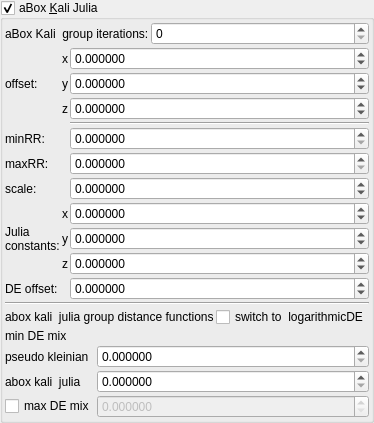
    <widget class="MyGroupBox" name="groupCheck_transf_function_enabledF_false">
     <property name="font">
      <font>
       <weight>50</weight>
       <bold>false</bold>
      </font>
     </property>
     <property name="toolTip">
      <string/>
     </property>
     <property name="title">
      <string>aBox &amp;Kali Julia</string>
     </property>
     <property name="checkable">
      <bool>true</bool>
     </property>
     <layout class="QVBoxLayout" name="verticalLayout_30" stretch="0,0,0,0,0">
      <property name="spacing">
       <number>2</number>
      </property>
      <property name="leftMargin">
       <number>2</number>
      </property>
      <property name="topMargin">
       <number>2</number>
      </property>
      <property name="rightMargin">
       <number>2</number>
      </property>
      <property name="bottomMargin">
       <number>2</number>
      </property>
      <item>
       <layout class="QGridLayout" name="gridLayout_20" columnstretch="0,1">
        <item row="1" column="0">
         <widget class="QLabel" name="label_46">
          <property name="text">
           <string>aBox Kali  group iterations:</string>
          </property>
         </widget>
        </item>
        <item row="1" column="1">
         <widget class="MySpinBox" name="spinboxInt_transf_int_16">
          <property name="sizePolicy">
           <sizepolicy hsizetype="Minimum" vsizetype="Maximum">
            <horstretch>0</horstretch>
            <verstretch>0</verstretch>
           </sizepolicy>
          </property>
          <property name="maximum">
           <number>999</number>
          </property>
         </widget>
        </item>
       </layout>
      </item>
      <item>
       <layout class="QGridLayout" name="gridLayout_27" columnstretch="0,0,1">
        <item row="3" column="2">
         <widget class="Line" name="line_21">
          <property name="orientation">
           <enum>Qt::Horizontal</enum>
          </property>
         </widget>
        </item>
        <item row="8" column="2">
         <widget class="MyDoubleSpinBox" name="spinbox3_transf_offsetF_000_y">
          <property name="sizePolicy">
           <sizepolicy hsizetype="Minimum" vsizetype="Maximum">
            <horstretch>0</horstretch>
            <verstretch>0</verstretch>
           </sizepolicy>
          </property>
          <property name="decimals">
           <number>6</number>
          </property>
          <property name="minimum">
           <double>-99.989999999999995</double>
          </property>
          <property name="maximum">
           <double>99.989999999999995</double>
          </property>
          <property name="singleStep">
           <double>0.100000000000000</double>
          </property>
         </widget>
        </item>
        <item row="1" column="2">
         <widget class="MyDoubleSpinBox" name="spinbox3_transf_addition_constant_0555_y">
          <property name="sizePolicy">
           <sizepolicy hsizetype="Minimum" vsizetype="Maximum">
            <horstretch>0</horstretch>
            <verstretch>0</verstretch>
           </sizepolicy>
          </property>
          <property name="decimals">
           <number>6</number>
          </property>
          <property name="minimum">
           <double>-99.989999999999995</double>
          </property>
          <property name="maximum">
           <double>99.989999999999995</double>
          </property>
          <property name="singleStep">
           <double>0.100000000000000</double>
          </property>
         </widget>
        </item>
        <item row="0" column="1">
         <widget class="QLabel" name="label_41">
          <property name="text">
           <string notr="true">x</string>
          </property>
         </widget>
        </item>
        <item row="10" column="0">
         <widget class="QLabel" name="label_275">
          <property name="font">
           <font>
            <weight>50</weight>
            <bold>false</bold>
           </font>
          </property>
          <property name="text">
           <string>DE offset:</string>
          </property>
         </widget>
        </item>
        <item row="6" column="2">
         <widget class="MyDoubleSpinBox" name="spinbox_transf_scale_015">
          <property name="sizePolicy">
           <sizepolicy hsizetype="Minimum" vsizetype="Maximum">
            <horstretch>0</horstretch>
            <verstretch>0</verstretch>
           </sizepolicy>
          </property>
          <property name="prefix">
           <string/>
          </property>
          <property name="suffix">
           <string/>
          </property>
          <property name="decimals">
           <number>6</number>
          </property>
          <property name="minimum">
           <double>-99.989999999999995</double>
          </property>
          <property name="maximum">
           <double>99.989999999999995</double>
          </property>
          <property name="singleStep">
           <double>0.100000000000000</double>
          </property>
         </widget>
        </item>
        <item row="4" column="0">
         <widget class="QLabel" name="label_167">
          <property name="text">
           <string>minRR:</string>
          </property>
         </widget>
        </item>
        <item row="10" column="2">
         <widget class="MyDoubleSpinBox" name="spinbox_analyticDE_offset_1">
          <property name="sizePolicy">
           <sizepolicy hsizetype="Minimum" vsizetype="Maximum">
            <horstretch>0</horstretch>
            <verstretch>0</verstretch>
           </sizepolicy>
          </property>
          <property name="font">
           <font>
            <weight>50</weight>
            <bold>false</bold>
           </font>
          </property>
          <property name="prefix">
           <string/>
          </property>
          <property name="suffix">
           <string/>
          </property>
          <property name="decimals">
           <number>6</number>
          </property>
          <property name="minimum">
           <double>-99.000000000000000</double>
          </property>
          <property name="maximum">
           <double>99.989999999999995</double>
          </property>
          <property name="singleStep">
           <double>0.010000000000000</double>
          </property>
         </widget>
        </item>
        <item row="6" column="0">
         <widget class="QLabel" name="label_171">
          <property name="text">
           <string>scale:</string>
          </property>
         </widget>
        </item>
        <item row="2" column="2">
         <widget class="MyDoubleSpinBox" name="spinbox3_transf_addition_constant_0555_z">
          <property name="sizePolicy">
           <sizepolicy hsizetype="Minimum" vsizetype="Maximum">
            <horstretch>0</horstretch>
            <verstretch>0</verstretch>
           </sizepolicy>
          </property>
          <property name="decimals">
           <number>6</number>
          </property>
          <property name="minimum">
           <double>-99.989999999999995</double>
          </property>
          <property name="maximum">
           <double>99.989999999999995</double>
          </property>
          <property name="singleStep">
           <double>0.100000000000000</double>
          </property>
         </widget>
        </item>
        <item row="0" column="2">
         <widget class="MyDoubleSpinBox" name="spinbox3_transf_addition_constant_0555_x">
          <property name="sizePolicy">
           <sizepolicy hsizetype="Minimum" vsizetype="Maximum">
            <horstretch>0</horstretch>
            <verstretch>0</verstretch>
           </sizepolicy>
          </property>
          <property name="prefix">
           <string/>
          </property>
          <property name="decimals">
           <number>6</number>
          </property>
          <property name="minimum">
           <double>-99.989999999999995</double>
          </property>
          <property name="singleStep">
           <double>0.100000000000000</double>
          </property>
         </widget>
        </item>
        <item row="5" column="2">
         <widget class="MyDoubleSpinBox" name="spinbox_transf_maxR2_1">
          <property name="sizePolicy">
           <sizepolicy hsizetype="Minimum" vsizetype="Maximum">
            <horstretch>0</horstretch>
            <verstretch>0</verstretch>
           </sizepolicy>
          </property>
          <property name="prefix">
           <string/>
          </property>
          <property name="suffix">
           <string/>
          </property>
          <property name="decimals">
           <number>6</number>
          </property>
          <property name="minimum">
           <double>0.000000000000000</double>
          </property>
          <property name="maximum">
           <double>99.989999999999995</double>
          </property>
          <property name="singleStep">
           <double>0.100000000000000</double>
          </property>
         </widget>
        </item>
        <item row="5" column="0">
         <widget class="QLabel" name="label_168">
          <property name="text">
           <string>maxRR:</string>
          </property>
         </widget>
        </item>
        <item row="1" column="1">
         <widget class="QLabel" name="label_44">
          <property name="text">
           <string notr="true">y</string>
          </property>
         </widget>
        </item>
        <item row="7" column="2">
         <widget class="MyDoubleSpinBox" name="spinbox3_transf_offsetF_000_x">
          <property name="sizePolicy">
           <sizepolicy hsizetype="Minimum" vsizetype="Maximum">
            <horstretch>0</horstretch>
            <verstretch>0</verstretch>
           </sizepolicy>
          </property>
          <property name="prefix">
           <string/>
          </property>
          <property name="decimals">
           <number>6</number>
          </property>
          <property name="minimum">
           <double>-99.989999999999995</double>
          </property>
          <property name="singleStep">
           <double>0.100000000000000</double>
          </property>
         </widget>
        </item>
        <item row="7" column="1">
         <widget class="QLabel" name="label_48">
          <property name="text">
           <string notr="true">x</string>
          </property>
         </widget>
        </item>
        <item row="1" column="0">
         <widget class="QLabel" name="label_106">
          <property name="text">
           <string>offset:</string>
          </property>
         </widget>
        </item>
        <item row="2" column="1">
         <widget class="QLabel" name="label_43">
          <property name="text">
           <string notr="true">z</string>
          </property>
         </widget>
        </item>
        <item row="4" column="2">
         <widget class="MyDoubleSpinBox" name="spinbox_transf_minR2_p25">
          <property name="sizePolicy">
           <sizepolicy hsizetype="Minimum" vsizetype="Maximum">
            <horstretch>0</horstretch>
            <verstretch>0</verstretch>
           </sizepolicy>
          </property>
          <property name="prefix">
           <string/>
          </property>
          <property name="suffix">
           <string/>
          </property>
          <property name="decimals">
           <number>6</number>
          </property>
          <property name="minimum">
           <double>0.000000000000000</double>
          </property>
          <property name="maximum">
           <double>99.989999999999995</double>
          </property>
          <property name="singleStep">
           <double>0.100000000000000</double>
          </property>
         </widget>
        </item>
        <item row="9" column="2">
         <widget class="MyDoubleSpinBox" name="spinbox3_transf_offsetF_000_z">
          <property name="sizePolicy">
           <sizepolicy hsizetype="Minimum" vsizetype="Maximum">
            <horstretch>0</horstretch>
            <verstretch>0</verstretch>
           </sizepolicy>
          </property>
          <property name="decimals">
           <number>6</number>
          </property>
          <property name="minimum">
           <double>-99.989999999999995</double>
          </property>
          <property name="maximum">
           <double>99.989999999999995</double>
          </property>
          <property name="singleStep">
           <double>0.100000000000000</double>
          </property>
         </widget>
        </item>
        <item row="8" column="1">
         <widget class="QLabel" name="label_51">
          <property name="text">
           <string notr="true">y</string>
          </property>
         </widget>
        </item>
        <item row="9" column="1">
         <widget class="QLabel" name="label_60">
          <property name="text">
           <string notr="true">z</string>
          </property>
         </widget>
        </item>
        <item row="7" column="0" rowspan="3">
         <widget class="QLabel" name="label_107">
          <property name="text">
           <string>Julia
constants:</string>
          </property>
         </widget>
        </item>
       </layout>
      </item>
      <item>
       <widget class="Line" name="line_2">
        <property name="orientation">
         <enum>Qt::Horizontal</enum>
        </property>
       </widget>
      </item>
      <item>
       <layout class="QHBoxLayout" name="horizontalLayout_14" stretch="0,0">
        <item>
         <widget class="QLabel" name="label_276">
          <property name="font">
           <font>
            <weight>50</weight>
            <bold>false</bold>
           </font>
          </property>
          <property name="text">
           <string>abox kali  julia group distance functions</string>
          </property>
         </widget>
        </item>
        <item>
         <widget class="MyCheckBox" name="checkBox_transf_function_enabledT_false">
          <property name="text">
           <string notr="true">switch to  logarithmicDE</string>
          </property>
         </widget>
        </item>
       </layout>
      </item>
      <item>
       <layout class="QGridLayout" name="gridLayout_26" columnstretch="0,1">
        <item row="3" column="1">
         <widget class="MyDoubleSpinBox" name="spinbox_transf_offset_0005">
          <property name="enabled">
           <bool>false</bool>
          </property>
          <property name="sizePolicy">
           <sizepolicy hsizetype="Minimum" vsizetype="Maximum">
            <horstretch>0</horstretch>
            <verstretch>0</verstretch>
           </sizepolicy>
          </property>
          <property name="prefix">
           <string/>
          </property>
          <property name="suffix">
           <string/>
          </property>
          <property name="decimals">
           <number>6</number>
          </property>
          <property name="minimum">
           <double>0.000000000000000</double>
          </property>
          <property name="maximum">
           <double>99.989999999999995</double>
          </property>
          <property name="singleStep">
           <double>0.001000000000000</double>
          </property>
         </widget>
        </item>
        <item row="2" column="0">
         <widget class="QLabel" name="label_57">
          <property name="font">
           <font>
            <weight>50</weight>
            <bold>false</bold>
           </font>
          </property>
          <property name="text">
           <string notr="true">abox kali  julia</string>
          </property>
         </widget>
        </item>
        <item row="1" column="0">
         <widget class="QLabel" name="label_56">
          <property name="font">
           <font>
            <weight>50</weight>
            <bold>false</bold>
           </font>
          </property>
          <property name="text">
           <string notr="true">pseudo kleinian</string>
          </property>
         </widget>
        </item>
        <item row="2" column="1">
         <widget class="MyDoubleSpinBox" name="spinbox_transf_scale_025">
          <property name="enabled">
           <bool>true</bool>
          </property>
          <property name="sizePolicy">
           <sizepolicy hsizetype="Minimum" vsizetype="Maximum">
            <horstretch>0</horstretch>
            <verstretch>0</verstretch>
           </sizepolicy>
          </property>
          <property name="font">
           <font>
            <weight>50</weight>
            <bold>false</bold>
           </font>
          </property>
          <property name="decimals">
           <number>6</number>
          </property>
          <property name="minimum">
           <double>0.000000000000000</double>
          </property>
          <property name="maximum">
           <double>99.989999999999995</double>
          </property>
          <property name="singleStep">
           <double>0.010000000000000</double>
          </property>
         </widget>
        </item>
        <item row="3" column="0">
         <widget class="MyCheckBox" name="checkBox_transf_function_enabledI_false">
          <property name="text">
           <string notr="true">max DE mix</string>
          </property>
         </widget>
        </item>
        <item row="1" column="1">
         <widget class="MyDoubleSpinBox" name="spinbox_transf_scaleB_1">
          <property name="enabled">
           <bool>true</bool>
          </property>
          <property name="sizePolicy">
           <sizepolicy hsizetype="Minimum" vsizetype="Maximum">
            <horstretch>0</horstretch>
            <verstretch>0</verstretch>
           </sizepolicy>
          </property>
          <property name="font">
           <font>
            <weight>50</weight>
            <bold>false</bold>
           </font>
          </property>
          <property name="prefix">
           <string/>
          </property>
          <property name="decimals">
           <number>6</number>
          </property>
          <property name="minimum">
           <double>0.000000000000000</double>
          </property>
          <property name="singleStep">
           <double>0.010000000000000</double>
          </property>
         </widget>
        </item>
        <item row="0" column="0">
         <widget class="QLabel" name="label_58">
          <property name="font">
           <font>
            <weight>50</weight>
            <bold>false</bold>
           </font>
          </property>
          <property name="text">
           <string notr="true">min DE mix</string>
          </property>
         </widget>
        </item>
       </layout>
      </item>
     </layout>
    </widget>
